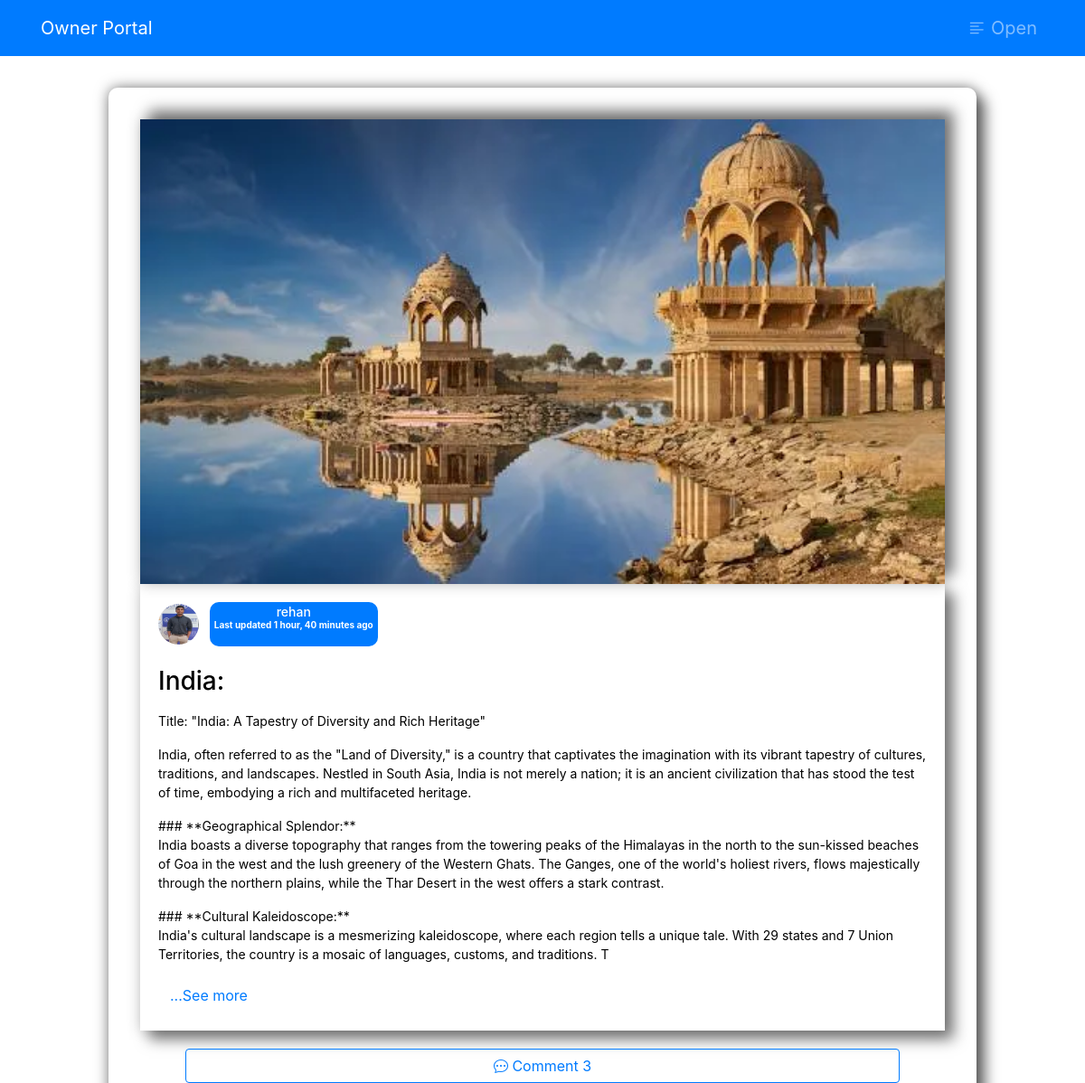
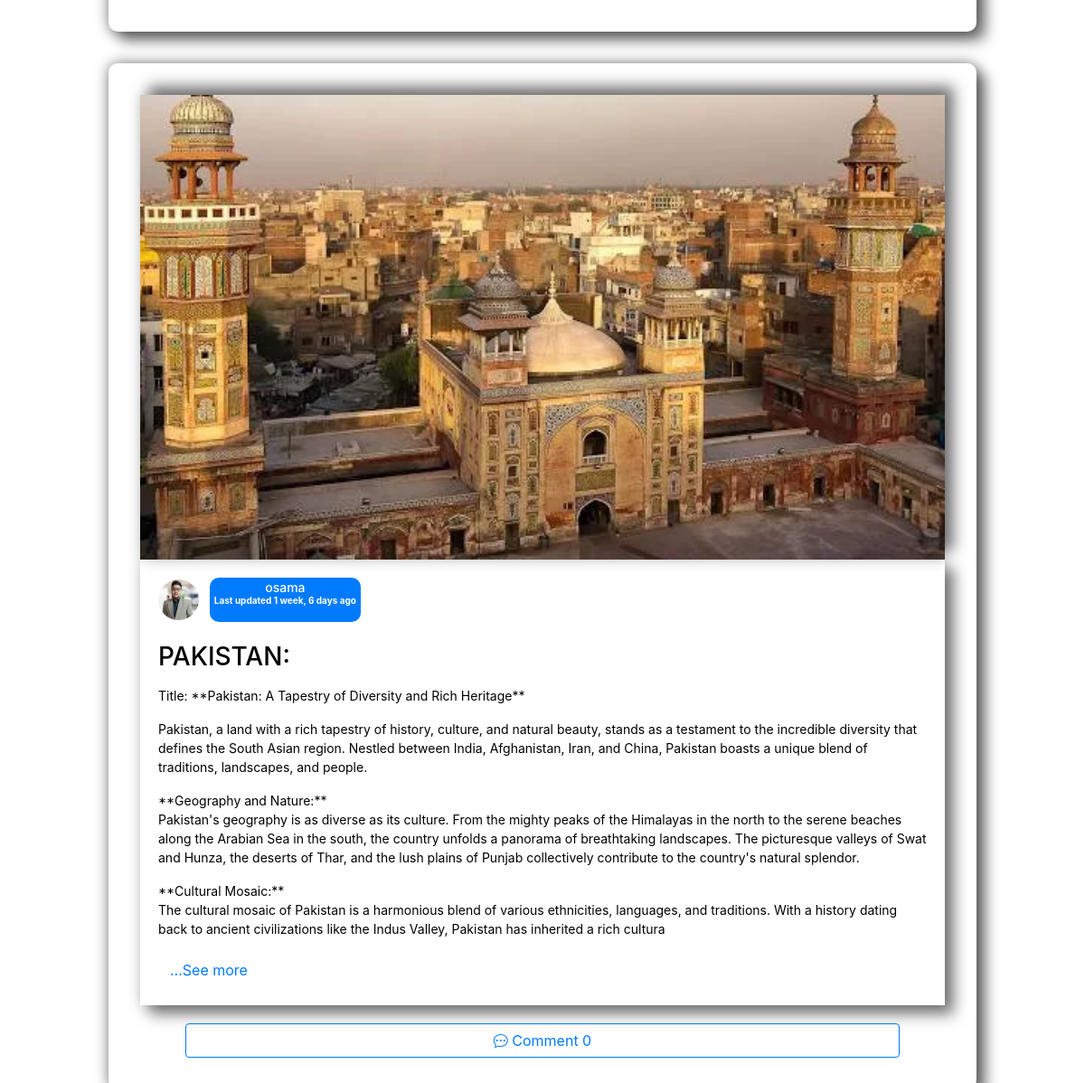
The page /owner_portal/ on the database its author committed (2 pictures, top to bottom).
### shared_app/models.py (models this page shows)
class Blog(models.Model):
    title = models.CharField(max_length=255)
    description = models.TextField()
    image = models.ImageField(upload_to='blog_images/', null=True, blank=True)
    created_at = models.DateTimeField(auto_now_add=True)
    blogger_id = models.ForeignKey(blog_maker, on_delete=models.CASCADE)

### blogger/models.py (models this page shows)
class blog_maker(models.Model):
    first_name = models.CharField(max_length=255)
    last_name = models.CharField(max_length=255)
    profile_image = models.ImageField(upload_to='user_profiles/', null=True, blank=True)
    father_name = models.CharField(max_length=255)
    email = models.EmailField()
    username = models.CharField(max_length=100, unique=True)
    password = models.CharField(max_length=100)
    status= models.BooleanField(default=False)

### owner/views.py (the view)
# urls.py: path('owner_portal/', owner.owner_portal, name='owner_portal'),
def owner_portal(request):
    blogs = Blog.objects.all().order_by('-created_at')
    comments = Comment.objects.all().order_by('-created_at')
    return render(request, 'owner_portal.html', {'blogs': blogs ,'comments': comments})

### templates/owner_portal.html (shortened to what this page needs)
{% load static %}
<!DOCTYPE html>
<html lang="en">
<head>
    <link rel="stylesheet" href="https://maxcdn.bootstrapcdn.com/bootstrap/4.5.2/css/bootstrap.min.css">
    <link rel="stylesheet" href="https://cdn.jsdelivr.net/npm/bootstrap-icons@1.10.5/font/bootstrap-icons.css">
    <link rel="stylesheet" href="https://cdnjs.cloudflare.com/ajax/libs/font-awesome/5.15.3/css/all.min.css">
    <link rel="stylesheet" href="https://cdn.jsdelivr.net/npm/bootstrap-icons@1.11.1/font/bootstrap-icons.css">
</head>
<body>
<nav class="navbar navbar-expand-lg navbar-dark bg-primary">
    <div class="container">
        <a class="navbar-brand" href="#">Owner Portal</a>
        <div class="collapse navbar-collapse" id="navbarNav">
            <ul class="navbar-nav ml-auto">
                <li class="nav-item">
                    <a class="nav-link open-btn" href="javascript:void(0);" onclick="openNav()"><i class="bi bi-text-left"></i> Open</a>
                </li>
            </ul>
        </div>
    </div>
</nav>
{% for blog in blogs %}
    <div class="blogs_main">
        <div class="blogs_sub">
            <div class="blog_img">
                <img src="{{ blog.image.url }}" style="width: 100%; height: 100%;" alt="Main Image">
            </div>
            <div class="blog_desc">
                <div class="d-flex align-items-center" style="margin-bottom: 22px;">
                    <img class="rounded-circle shadow-1-strong me-2" src="{{ blog.blogger_id.profile_image.url }}" alt="avatar" width="45" height="45" />
                    <div>
                        <span class="badge bg-primary" style="border-radius: 10px; margin-left: 12px;">
                            <h6 class="mb-0" style="font-size: 14px; color: #fff;">{{ blog.blogger_id.first_name }}</h6>
                            <p class="text-white" style="font-size: 10px;">Last updated {{ blog.created_at|timesince }} ago</p>
                        </span>
                    </div>
                </div>
                <h3>{{ blog.title }}:</h3>
                <p class="short-description" data-full-description="{{ blog.description }}">{{ blog.description|slice:":1000"|linebreaks }}</p>
                <button type="button" class="btn btn-link read-more-btn">...See more</button>
            </div>
            <div class="blog_btns">
                <button type="button" class="btn btn-outline-primary" data-toggle="modal" data-target="#commentModal{{ blog.id }}">
                    <i class="bi bi-chat-dots"></i> Comment  <span class="like-count">{{ blog.comments.count }}</span>
                </button>
            </div>
        </div>
    </div>
{% endfor %}
</body>
</html>

### templates/owner_portal.html (style rules this page uses)
.open-btn { font-size: 20px; cursor: pointer; }
.blogs_main { height: auto; width: 80%; border-radius: 10px; margin: auto; margin-top: 35px; padding: 25px; box-shadow: 0 0 15px rgba(0, 0, 0, 0.5), 10px 10px 15px rgba(0, 0, 0, 0.5); }
.blogs_sub { margin: auto; width: auto; height: auto; padding: 10px; }
.blog_img { margin: auto; width: auto; height: 50%; box-shadow: 0 0 15px rgba(0, 0, 0, 0.2), 10px -10px 15px rgba(0, 0, 0, 0.5); }
.blog_desc { color: black; margin: auto; padding: 20px; width: auto; height: 45%; box-shadow: 0 0 15px rgba(0, 0, 0, 0.2), 10px 10px 15px rgba(0, 0, 0, 0.5); }
.blog_desc p { font-size: 14px; }

### rows shown on the page
Blog: image (picture), blogger_id.profile_image (picture), blogger_id.first_name "rehan", created_at "1 hour, 40 minutes", title "India", description "Title: \"India: A Tapestry of Diversity and Rich Heritage\" India, often referred to as the \"Land of Diversity,\" is a country that captivates the imagination with its vibrant tapestry of cultures, traditions, and landscapes. Nestled in South Asia, India is not merely a nation; it is an ancient civilization that has stood the test of time, embodying a rich and multifaceted heritage. ### **Geographical Splendor:** India boasts a diverse topography that ranges from the towering peaks of the Himalayas in the north to the sun-kissed beaches of Goa in the west and the lush greenery of the Western Ghats. The Ganges, one of the world's holiest rivers, flows majestically through the northern plains,…", comments.count "3"
Blog: image (picture), blogger_id.profile_image (picture), blogger_id.first_name "osama", created_at "1 week, 6 days", title "PAKISTAN", description "Title: **Pakistan: A Tapestry of Diversity and Rich Heritage** Pakistan, a land with a rich tapestry of history, culture, and natural beauty, stands as a testament to the incredible diversity that defines the South Asian region. Nestled between India, Afghanistan, Iran, and China, Pakistan boasts a unique blend of traditions, landscapes, and people. **Geography and Nature:** Pakistan's geography is as diverse as its culture. From the mighty peaks of the Himalayas in the north to the serene beaches along the Arabian Sea in the south, the country unfolds a panorama of breathtaking landscapes. The picturesque valleys of Swat and Hunza, the deserts of Thar, and the lush plains of Punjab…", comments.count "0"
